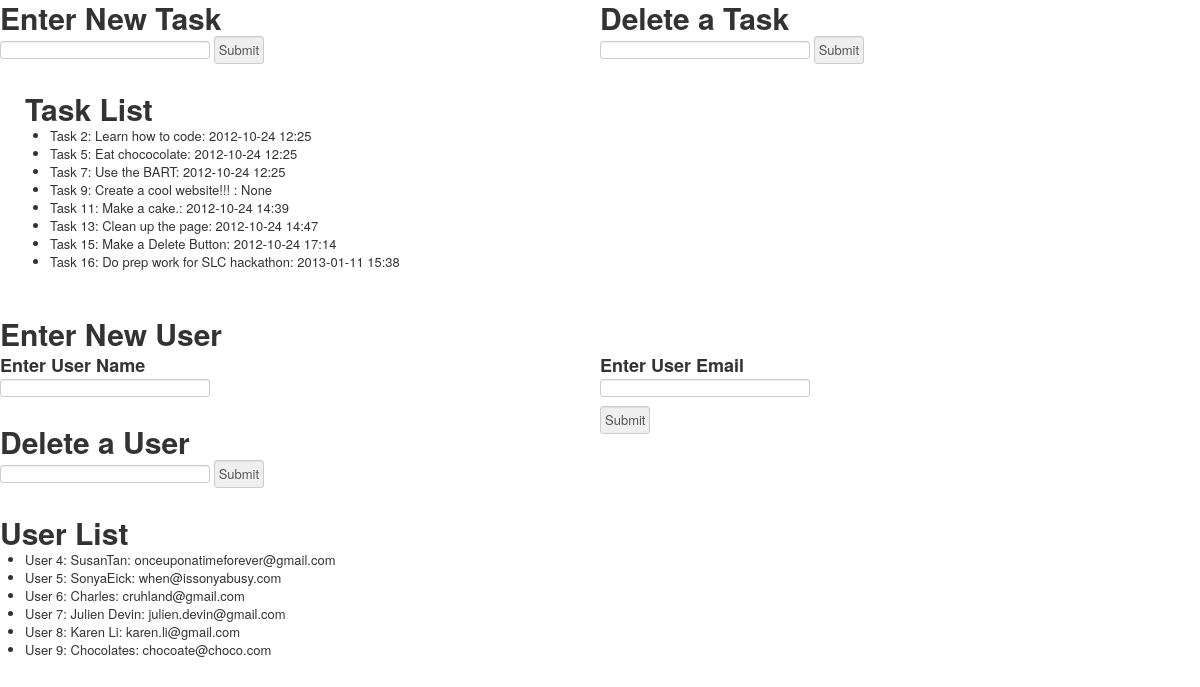
Screenshot of /new_task with the database file from the repository.
### tables this page shows
CREATE TABLE Tasks (
    id INTEGER PRIMARY KEY,
    title VARCHAR(64),
    created_at DATETIME,
    completed_at DATETIME,
    user_id INTEGER
);

CREATE TABLE Users (
    id INTEGER PRIMARY KEY,
    email VARCHAR(64),
    password VARCHAR(64),
    name VARCHAR(64)
);

### tipsy.py (the view)
@app.route("/new_task")
def new_task_box():
    db= model.connect_db()
    tasks_from_db= model.get_tasks(db, None)
    users_from_db= model.call_users(db, None)
    return render_template("new_task.html", tasks= tasks_from_db,
                            users= users_from_db)

### model.py (called while the page is built)
def connect_db():
    return sqlite3.connect("tipsy.db")

def call_users(db, user_id=None):
    c = db.cursor()
    if user_id==None:
        query = """SELECT * from Users """
        c.execute(query )
    else:
        query= """ SELECT * from Users WHERE id= ? """
        c.execute(query, (user_id,))
    users=[]
    rows= c.fetchall()
    for row in rows:
        user = dict(zip(["id", "email", "password", "name"],
                row))
        users.append(user)
    return users

def get_tasks(db, user_id=None):
    c = db.cursor()
    if user_id==None:
        query = """SELECT * from TASKS """
        c.execute(query )
    else:
        query= """ SELECT * from TASKS WHERE id= ? """
        c.execute(query, (user_id,))
    tasks=[]
    rows= c.fetchall()
    for row in rows:
        task = dict(zip(["id", "title", "created_at", "completed_at", "user_id"],
                row))
        tasks.append(task)
    return tasks

### templates/new_task.html (shortened to what this page needs)
<html>
    <head><title>This is my database!</title></head>
    <body>
        <link rel="stylesheet" href="/static/css/bootstrap.css" type="text/css">
<div id="SaveTask">
    <h1>Enter New Task</h1>
    <form method="POST" action="/save_task">
        <input type="text" name="task_title"></input>
        <input type="submit">
    </form>
</div>
 <div id="DeleteTask">
    <h1>Delete a Task</h1>
    <form method="POST" action="/del_task">
        <input type="text" name="del_title"></input>
        <input type="submit">
    </form>
</div>
 <div id="tasklist">
    <h1>Task List</h1>
    <ul>
    {% for task in tasks %}
    <li>Task {{ task['id'] }}: {{ task['title'] }}: {{ task['completed_at'] }}</li>
    {% endfor %}
    </ul>
</div>
<br /><br />
    <h1>Enter New User</h1>
<div id="addusername">
    <h3>Enter User Name</h3>
    <form method="POST" action="/save_user">
        <input type="text" name="user_name"></input>
</div>
<div id="adduseremail">
    <h3>Enter User Email</h3>
        <input type="text" name="user_email"></input>
        <br /><input type="submit">
</div>
 <div id="DeleteUser">
    <h1>Delete a User</h1>
    <form method="POST" action="/del_user">
        <input type="text" name="del_name"></input>
        <input type="submit">
    </form>
</div>
    <h1>User List</h1>
    <ul>
    {% for user in users %}
    <li>User {{ user['id'] }}: {{ user['name'] }}: {{ user['email'] }}</li>
    {% endfor %}
    </ul>
    </body>
</html>

### rows the page displays
Tasks: id "2", title "Learn how to code", completed_at "2012-10-24 12:25"
Tasks: id "5", title "Eat chococolate", completed_at "2012-10-24 12:25"
Tasks: id "7", title "Use the BART", completed_at "2012-10-24 12:25"
Tasks: id "9", title "Create a cool website!!!", completed_at "None"
Tasks: id "11", title "Make a cake.", completed_at "2012-10-24 14:39"
Tasks: id "13", title "Clean up the page", completed_at "2012-10-24 14:47"
Tasks: id "15", title "Make a Delete Button", completed_at "2012-10-24 17:14"
Tasks: id "16", title "Do prep work for SLC hackathon", completed_at "2013-01-11 15:38"
Users: id "4", name "SusanTan", email "onceuponatimeforever@gmail.com"
Users: id "5", name "SonyaEick", email "when@issonyabusy.com"
Users: id "6", name "Charles", email "cruhland@gmail.com"
Users: id "7", name "Julien Devin", email "julien.devin@gmail.com"
Users: id "8", name "Karen Li", email "karen.li@gmail.com"
Users: id "9", name "Chocolates", email "chocoate@choco.com"
